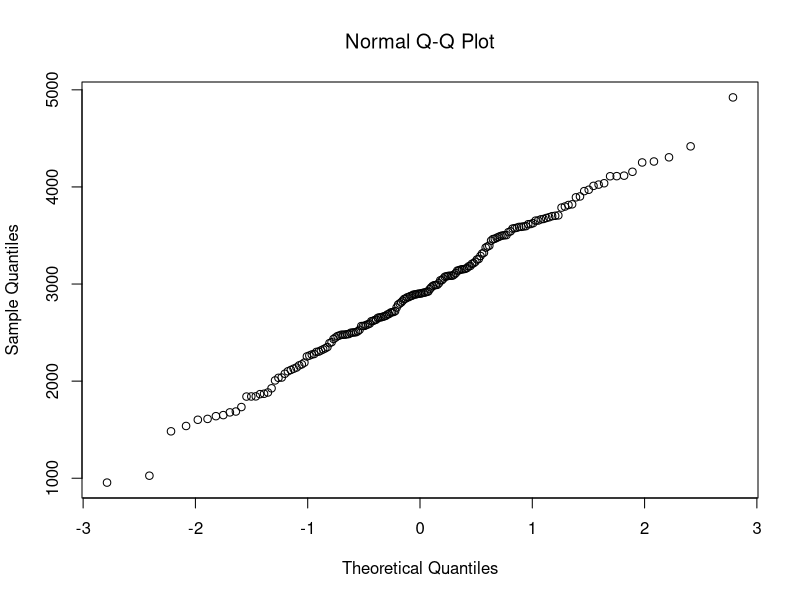
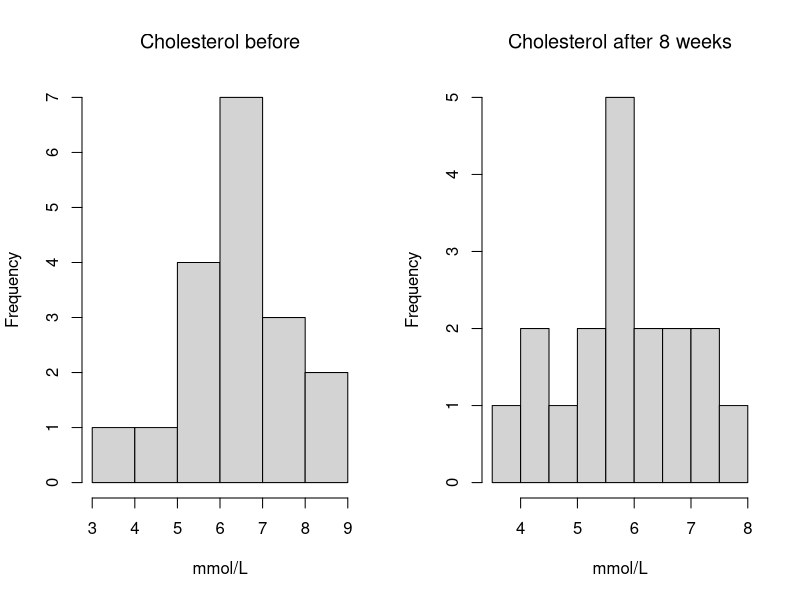
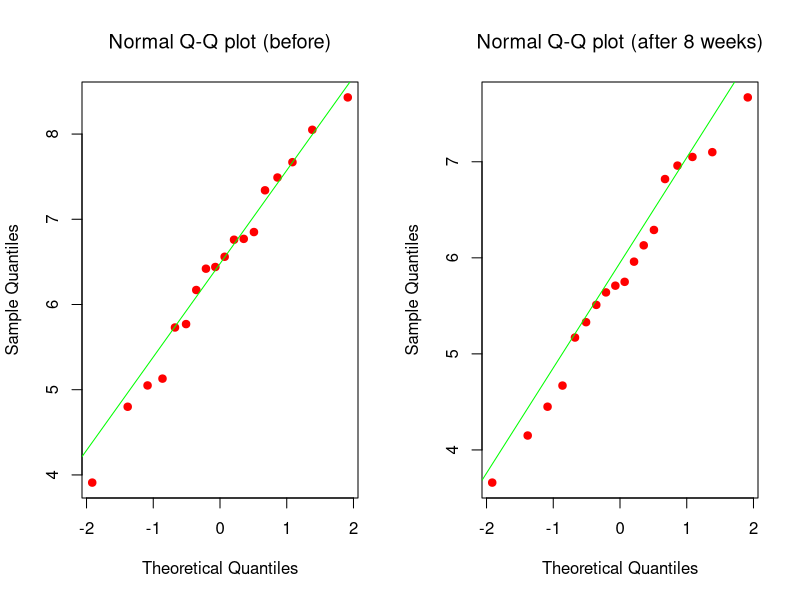
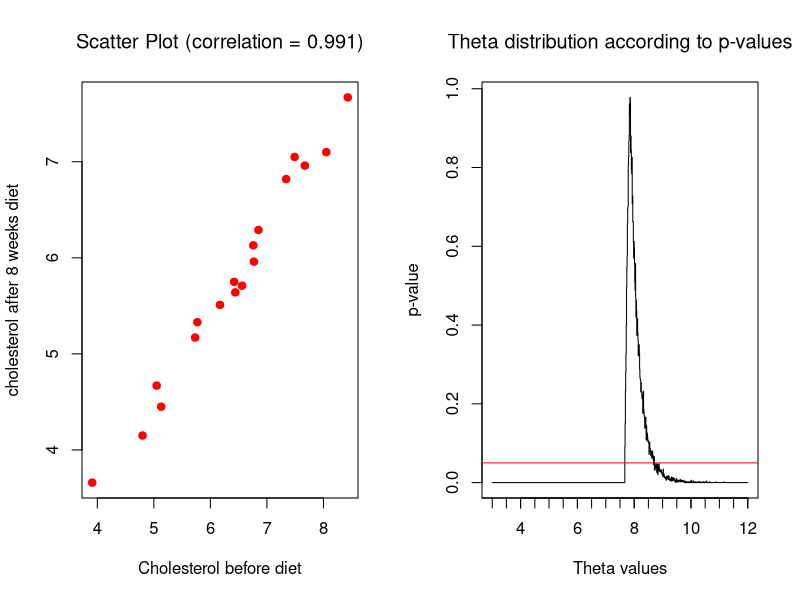
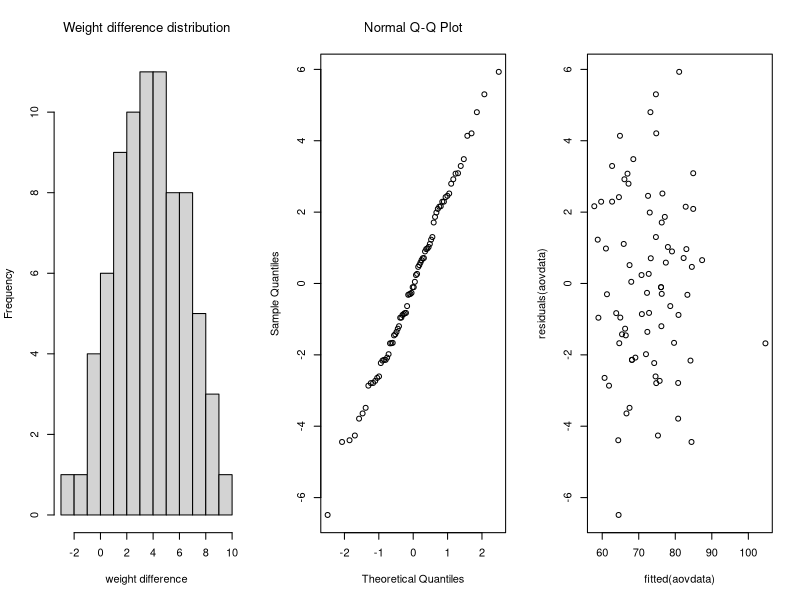
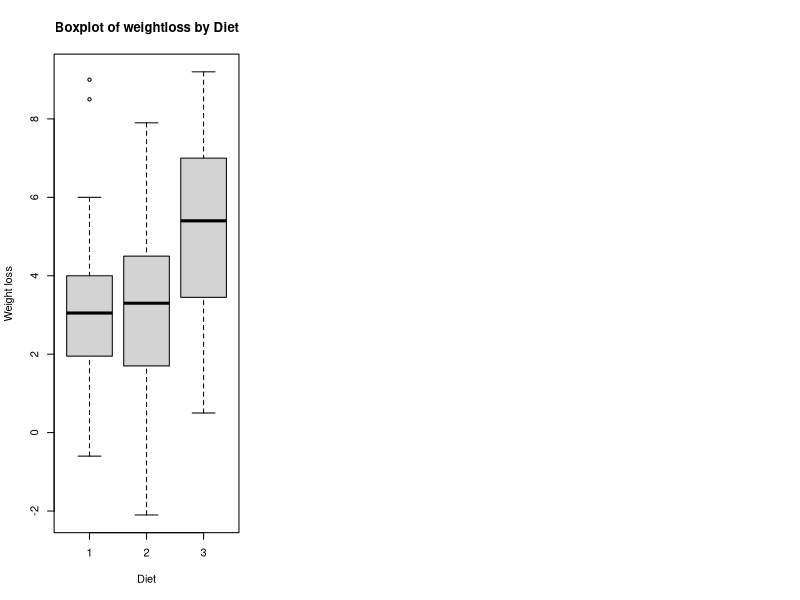
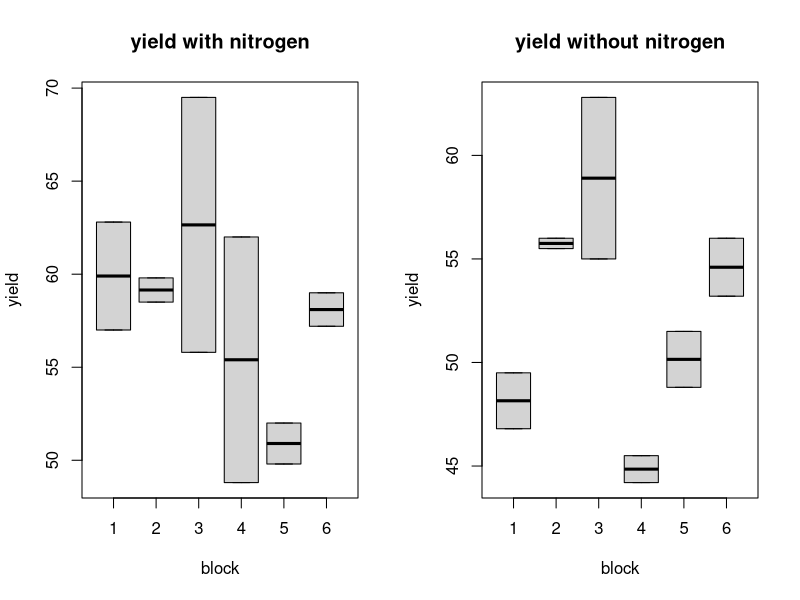
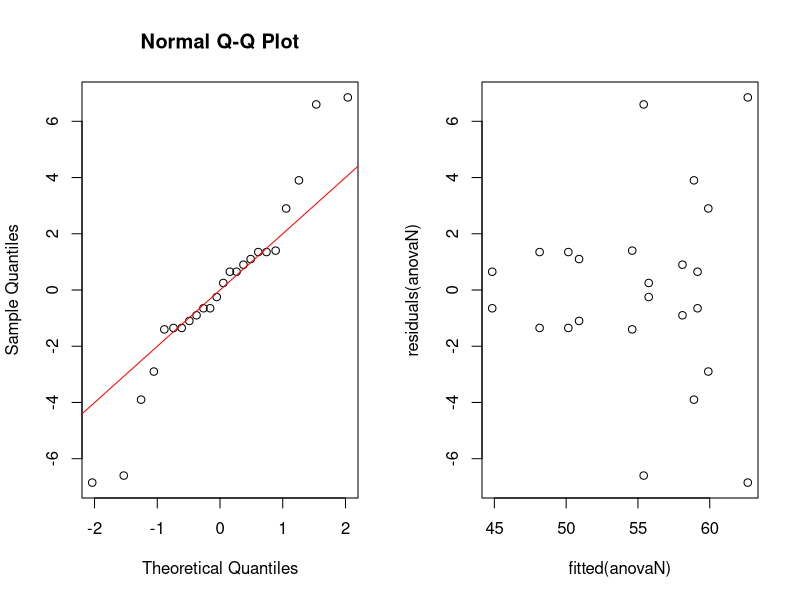

Source code (R) for these figures, in order:
## ---- chunk 1
knitr::opts_chunk$set(echo = TRUE)
## ---- chunk 2
  options(digits=4)
## ---- chunk 3
  df <- read.csv('Data/birthweight.txt')
  shapiro.test(df$birthweight)[2]
  qqnorm(df$birthweight, font.main=10)
## ---- chunk 4

  options(digits=3)
## ---- chunk 5
  n = nrow(df)
  mu = mean(df$birthweight)
  s = sd(df$birthweight)
  z_98p = 2.05
  m = z_98p*s/sqrt(n) # m = 1.96s/sqrt(n)
  bounded_CI = c(mu - m, mu + m); bounded_CI
## ---- chunk 6
  options(digits=6)
## ---- chunk 7
get_m = function(n) {
  s = sd(df$birthweight)
  z_98p = 2.05 # value from z score table for 98th percentile
  m = z_98p*s/sqrt(n)
  
  return(m)
}

for (sample_size in 1:1000) {
  lower_bound = mu - get_m(sample_size)
  upper_bound = mu + get_m(sample_size)
  CI_length = upper_bound - lower_bound
  if (CI_length <= 100) {
    break
  }
}
sample_size

# bootstrap 96%-CI:
B = 1000
Tstar = 1:B
for (i in 1:B){
  Xstar = sample(df$birthweight, replace=TRUE)
  Tstar[i] = mean(Xstar)
}
Tstar20 = quantile(Tstar, 0.020)
Tstar980 = quantile(Tstar, 0.980)
sum(Tstar<Tstar20)
## ---- chunk 8
  options(digits=8)
bootstrap_CI = c(2*mu-Tstar980,2*mu-Tstar20)
bootstrap_CI
## ---- chunk 9
t.test(df$birthweight, mu=2800, alt="g")
## ---- chunk 10
  options(digits=4)
## ---- chunk 11
# sign test
p_value = binom.test(sum(df$birthweight > 2800), length(df$birthweight), alt='g')[3]
## ---- chunk 12
sprintf(p_value, fmt = '%#.4f') 
## ---- chunk 13
B = 1000
psign = numeric(B)
pttest = numeric(B)
n = 50
for(i in 1:B) {
  x = sample(df$birthweight, n)
  psign[i] = binom.test(sum(x>2800), n, alt='g')[[3]]
  pttest[i] = t.test(x, mu=2800, alt='g')[[3]]
}
power_sign = sum(psign<0.05)/B
power_ttest = sum(pttest<0.05)/B
## ---- chunk 14
  options(digits=6)
## ---- chunk 15
c(power_sign, power_ttest)
## ---- chunk 16
n = 100
p_lower = 0.25
sample_probabilities = numeric(n)
for(i in 1:n){
  x = sample(df$birthweight, n)
  sample_probabilities[i] = sum(x < 2600)/n
}
s = sd(sample_probabilities)
p_estimate = mean(sample_probabilities)
m = p_estimate - p_lower;m 
p_upper = p_estimate + m
c(p_lower, p_estimate, p_upper)

z_alpha = m/s;z_alpha#I think this is t-value, because we don't have population standart deviation, if it is z- than this test was done with 98% confidence
## ---- chunk 17
p_val = numeric(100)
for(i in 1:100) {
  males_u2600 = 34
  females_u2600 = 28
  males_a2600 = 61
  females_a2600 = 65
  under_2600 = df$birthweight[df$birthweight < 2600]
  above_2600 = df$birthweight[df$birthweight > 2600]
  under_2600
  samples_males_u2600_i = sample(1:length(under_2600), males_u2600)
  samples_males_u2600 = under_2600[samples_males_u2600_i]
  samples_females_u2600 = under_2600[-samples_males_u2600_i]
  samples_males_a2600_i = sample(1:length(above_2600), males_a2600)
  samples_males_a2600 = above_2600[samples_males_a2600_i]
  samples_females_a2600 = above_2600[-samples_males_a2600_i]
  
  samples_males = c(samples_males_a2600, samples_males_u2600)
  samples_females = c(samples_females_a2600, samples_females_u2600)
  p_val[i] = t.test(samples_males, samples_females)[[3]]
}
## ---- chunk 18
  options(digits=4)
## ---- chunk 19
mean(p_val)
## ---- chunk 20
male_less2600 = 34
female_less2600 = 28

male_above2600 = 61
female_above2600 = 65

gender_pr_test = binom.test(x=male_above2600+male_less2600, nrow(df))
proportions_test = prop.test(c(male_above2600, female_above2600),c(male_above2600+male_less2600,female_above2600+female_less2600))
paste("p-value for testing that probability to be born female/male is equal to 0.5:", round(gender_pr_test$p.value, 3))
paste("p-value for testing whether proportions of female and male birth weights above 2600 are equal:",round(proportions_test$p.value, 3))
## ---- chunk 21
df = read.csv('Data/cholesterol.txt', header = TRUE, sep = "")
par(mfrow=c(1,2))
hist(df$Before, main = 'Cholesterol before', xlab = 'mmol/L', font.main=10)
hist(df$After8weeks, main = 'Cholesterol after 8 weeks', xlab = 'mmol/L', font.main=10)
## ---- chunk 22
par(mfrow=c(1,2))
qqnorm(df$Before, col='red', pch=19, main="Normal Q-Q plot (before)", font.main=10)
qqline(df$Before, col='green')
qqnorm(df$After8weeks, col='red', pch=19, main="Normal Q-Q plot (after 8 weeks)", font.main=10)
qqline(df$After8weeks, col='green')
## ---- chunk 23
plot(df$Before, df$After8weeks, xlab = "Cholesterol before diet",
     ylab = "cholesterol after 8 weeks diet",
     main = paste("Scatter Plot (correlation = ", round(cor(df$Before,df$After8weeks), 3),
                  collapes=")", sep=""), col='red',pch = 19, font.main=10)
## ---- chunk 24
ttest = t.test(df$Before, df$After8weeks, alt='g', paired=TRUE)
print(paste("p-value of two-paired t-test: ",round(ttest$p.value,3)))
wilcox_test = wilcox.test(df$Before, df$After8weeks, alt='g',paired = TRUE)
print(paste("p-value of two-paired Wilcoxon signed rank test: ",round(wilcox_test$p.value,3)))
## ---- chunk 25
sample_maxs <- c()
n = 1000
for (i in 1:n){
  sample_maxs[i] = max(sample(df$After8weeks, nrow(df), replace=TRUE))
}
estimated_upper_limit = mean(sample_maxs)
cat("Estimated Theta:", estimated_upper_limit, "\n") 
cat("Confidence interval:", quantile(sample_maxs, probs=c(0.025,0.975 )))
## ---- chunk 26

theta = 3.00; t=max(df$After8weeks); counter = 1;B=1000;
tstar=numeric(B); p_values = c(); thetas = c();
while (theta <= 12) {
  for (i in 1:B){
    xstar = runif(n=nrow(df), min=3, max=theta)
    tstar[i]=max(xstar)
    }
  p_left=sum(tstar<t)/B; p_right=sum(tstar>t)/B;
  p_values[counter]= 2*min(p_left,p_right)
  thetas[counter] = theta
  counter = counter + 1
  theta = theta + 0.01 #increment theta by  0.01
}
plot(x=thetas, y = p_values, type = "S", xlab = "Theta values", ylab="p-value", main = "Theta distribution according to p-values", font.main=10)
axis(1,at=seq(0,12,0.5),labels=NA)
abline(a=0.05,b=0, col='red')

df_theta = data.frame(thetas,p_values)
df_theta = dplyr::filter(df_theta, p_values > 0.05)
interval <- c(min(df_theta$theta), max(df_theta$theta))

print(interval)

## ---- chunk 27
binom.test(sum(df$After8weeks > 6), nrow(df), alt='g')

binom.test(sum(df$After8weeks > 4.5), nrow(df), alt='g', p=0.25)
## ---- chunk 28
library(dplyr)
library(multcomp)
## ---- chunk 29
data <- read.csv("Data/diet.txt",header = TRUE, sep = "")
## ---- chunk 30
# Test normality of the data
aovdata = lm(preweight~weight6weeks, data=data)
par(mfrow=c(1, 3))
hist(data$preweight - data$weight6weeks, breaks=10, font.main=10, main="Weight difference distribution", xlab="weight difference")
qqnorm(residuals(aovdata), font.main=10)
plot(fitted(aovdata),residuals(aovdata), font.main=10)

t.test(data$preweight, data$weight6weeks, paired=TRUE)
## ---- chunk 31
model_b <- aov(preweight - weight6weeks ~ diet, data=data)
summary(model_b)

boxplot((preweight-weight6weeks) ~ diet, data = data, xlab = "Diet", ylab = "Weight loss", main = "Boxplot of weightloss by Diet")
## ---- chunk 32
# Fit a two-way ANOVA model
data$gender = as.factor(data$gender)
data$diet =  as.factor(data$diet)

model_c <- lm(preweight - weight6weeks ~ diet * gender, data = data)
anova(model_c)

## ---- chunk 33
diet_1 = filter(data, diet==1) 
diet_2 = filter(data, diet==2) 
diet_3 = filter(data, diet==3)

avg_loss_diet_1 = mean(diet_1$preweight) - mean(diet_1$weight6weeks)
avg_loss_diet_2 = mean(diet_2$preweight) - mean(diet_2$weight6weeks)
avg_loss_diet_3 = mean(diet_3$preweight) - mean(diet_3$weight6weeks)

diet_1_predicted = mean(diet_1$preweight) - avg_loss_diet_1; diet_1_predicted
diet_2_predicted = mean(diet_2$preweight) - avg_loss_diet_2; diet_2_predicted
diet_3_predicted = mean(diet_3$preweight) - avg_loss_diet_3; diet_3_predicted
## ---- chunk 34
I=6; J=3; N=2
rbind(rep(1:I,each=N*J),rep(1:J,N*I),sample(1:(N*I*J)))

#I think this is correct:
I=3; B=6; N=2
for (i in 1:B) print(sample(1:(N*I)))
#interpretation: rows correspond to blocks, columns correspond 2 repretitions of fertilizers (N,P,K,N,P,K), cells experimental units.

#For block 1 assign unit 3 to treatment 1, unit 1 to treatment 2, etc., for block
#2 assign unit 4 to treatment 1, unit 3 to treatment 2, etc.

## ---- chunk 35
df = MASS::npk
df_nitrogen = dplyr::filter(df, N == 1)
df_no_nitrogen =  dplyr::filter(df, N == 0)
par(mfrow=c(1,2))
boxplot(yield ~ block, data=df_nitrogen, main="yield with nitrogen"); boxplot(yield ~ block, data=df_no_nitrogen, main='yield without nitrogen')
## ---- chunk 36
df$block = as.factor(df$block)
df$N = as.factor(df$N)
anovaN = lm(yield ~ block * N,data=df);anova(anovaN)

par(mfrow=c(1,2))
qqnorm(residuals(anovaN));qqline(residuals(anovaN),col='red') ;plot(fitted(anovaN),residuals(anovaN))


## ---- chunk 37
additive_model = lm(yield ~ block + N,data=df);anova(additive_model)

## ---- chunk 38
par(mfrow=c(1,2))
interaction.plot(df$block,df$N,df$yield, trace.label='Nitrogen',xlab='block',ylab='yield')
interaction.plot(df$N, df$block, df$yield, trace.label='Block', xlab='nitrogen', ylab='yield')
## ---- chunk 39
df$K = as.factor(df$K)
df$P = as.factor(df$P)
model_a = lm(yield ~ N + P + block*K, data=df); anova(model_a)
model_b = lm(yield ~ N + K + block*P, data=df); anova(model_b)
model_c = lm(yield ~ N + K + P + block, data=df); anova(model_c)
